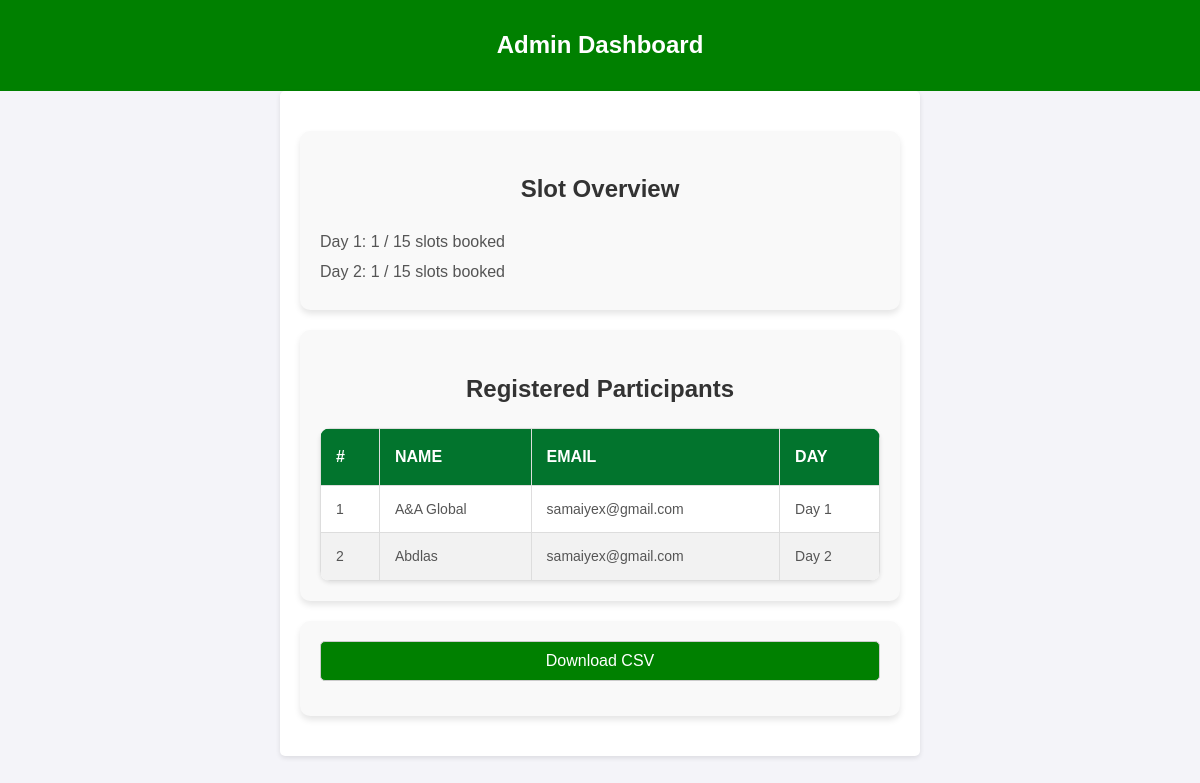
/admin, run on an earlier commit of the app's database.
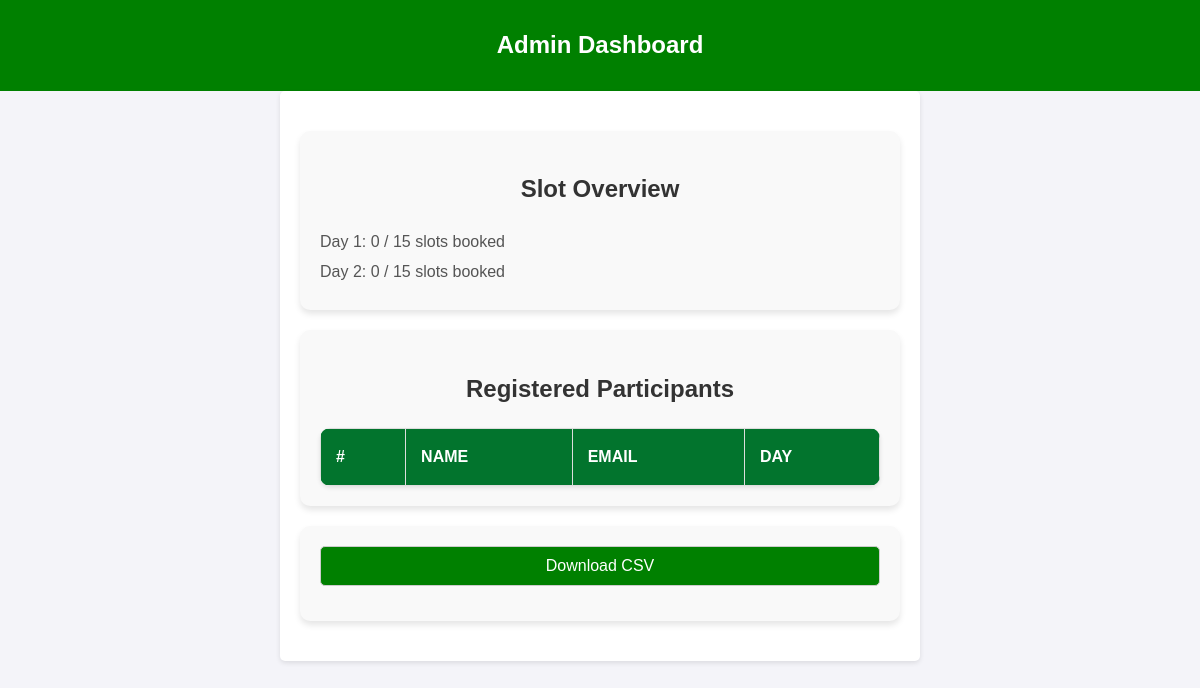
And on a later commit of the database.
### tables this page shows
CREATE TABLE registrations (
            id INTEGER PRIMARY KEY AUTOINCREMENT,
            name TEXT NOT NULL UNIQUE,
            email TEXT NOT NULL,
            day INTEGER NOT NULL
        );

### app.py (the view)
@app.route("/admin")
def admin_dashboard():
    conn = sqlite3.connect(DATABASE)
    c = conn.cursor()
    c.execute("SELECT COUNT(*) FROM registrations WHERE day = 1")
    day1_count = c.fetchone()[0]
    c.execute("SELECT COUNT(*) FROM registrations WHERE day = 2")
    day2_count = c.fetchone()[0]
    c.execute("SELECT name, email, day FROM registrations")
    registrations = [
        {"name": row[0], "email": row[1], "day": row[2]} for row in c.fetchall()
    ]
    conn.close()
    return render_template(
        "admin.html",
        day1_count=day1_count,
        day2_count=day2_count,
        registrations=registrations,
    )

### templates/admin.html (shortened to what this page needs)
<!DOCTYPE html>
<html lang="en">
<head>
  <link rel="stylesheet" href="/static/styles.css">
</head>
<body>
  <header>
    <h1>Admin Dashboard</h1>
  </header>
  <main>
    <section>
      <h2>Slot Overview</h2>
      <p>Day 1: <span id="day1-count">{{ day1_count }}</span> / 15 slots booked</p>
      <p>Day 2: <span id="day2-count">{{ day2_count }}</span> / 15 slots booked</p>
    </section>
    <section>
        <h2>Registered Participants</h2>
        <table>
          <thead>
            <tr>
              <th>#</th>
              <th>Name</th>
              <th>Email</th>
              <th>Day</th>
            </tr>
          </thead>
          <tbody>
            {% for reg in registrations %}
            <tr>
              <td data-label="#">{{ loop.index }}</td>
              <td data-label="Name">{{ reg.name }}</td>
              <td data-label="Email">{{ reg.email }}</td>
              <td data-label="Day">Day {{ reg.day }}</td>
            </tr>
            {% endfor %}
          </tbody>
        </table>
      </section>
    <section>
      <button id="download-csv">Download CSV</button>
    </section>
  </main>
</body>
</html>

### static/styles.css (style rules this page uses)
body { font-family: Arial, sans-serif; line-height: 1.6; margin: 0; padding: 0; background-color: #f4f4f9; }
header { background: green; color: #fff; padding: 10px 0; text-align: center; }
main { padding: 20px; max-width: 600px; margin: 0 auto; background: #fff; border-radius: 5px; box-shadow: 0 2px 5px rgba(0, 0, 0, 0.1); }
h1 { color: white; font-size: x-large; }
h2 { color: #333; }
select, button { width: 100%; padding: 10px; margin-bottom: 15px; border: 1px solid #ccc; border-radius: 5px; }
button { background: green; color: #fff; font-size: 16px; cursor: pointer; }
p { margin: 5px 0; color: #555; }
input, select, button { padding: 10px; font-size: 1rem; border: 1px solid #ccc; border-radius: 5px; }
section { margin: 20px auto; padding: 20px; max-width: 1200px; background-color: #f9f9f9; border-radius: 10px; box-shadow: 0 4px 6px rgba(0, 0, 0, 0.1); }
h2 { text-align: center; font-size: 24px; color: #333; margin-bottom: 20px; }
table { width: 100%; border-collapse: collapse; background-color: #fff; overflow: hidden; border-radius: 10px; box-shadow: 0 2px 4px rgba(0, 0, 0, 0.1); }
thead { background-color: #02742d; color: #fff; }
thead th { padding: 15px; text-align: left; font-size: 16px; text-transform: uppercase; }
td, th { padding: 12px 15px; text-align: left; border: 1px solid #ddd; }

What changed in the data, as far as the page shows it:
removed registrations: name "A&A Global", email "samaiyex@gmail.com", day "1"
removed registrations: name "Abdlas", email "samaiyex@gmail.com", day "2"
Also different on the page:
{{ day1_count }}: "1" → "0"
{{ day2_count }}: "1" → "0"
